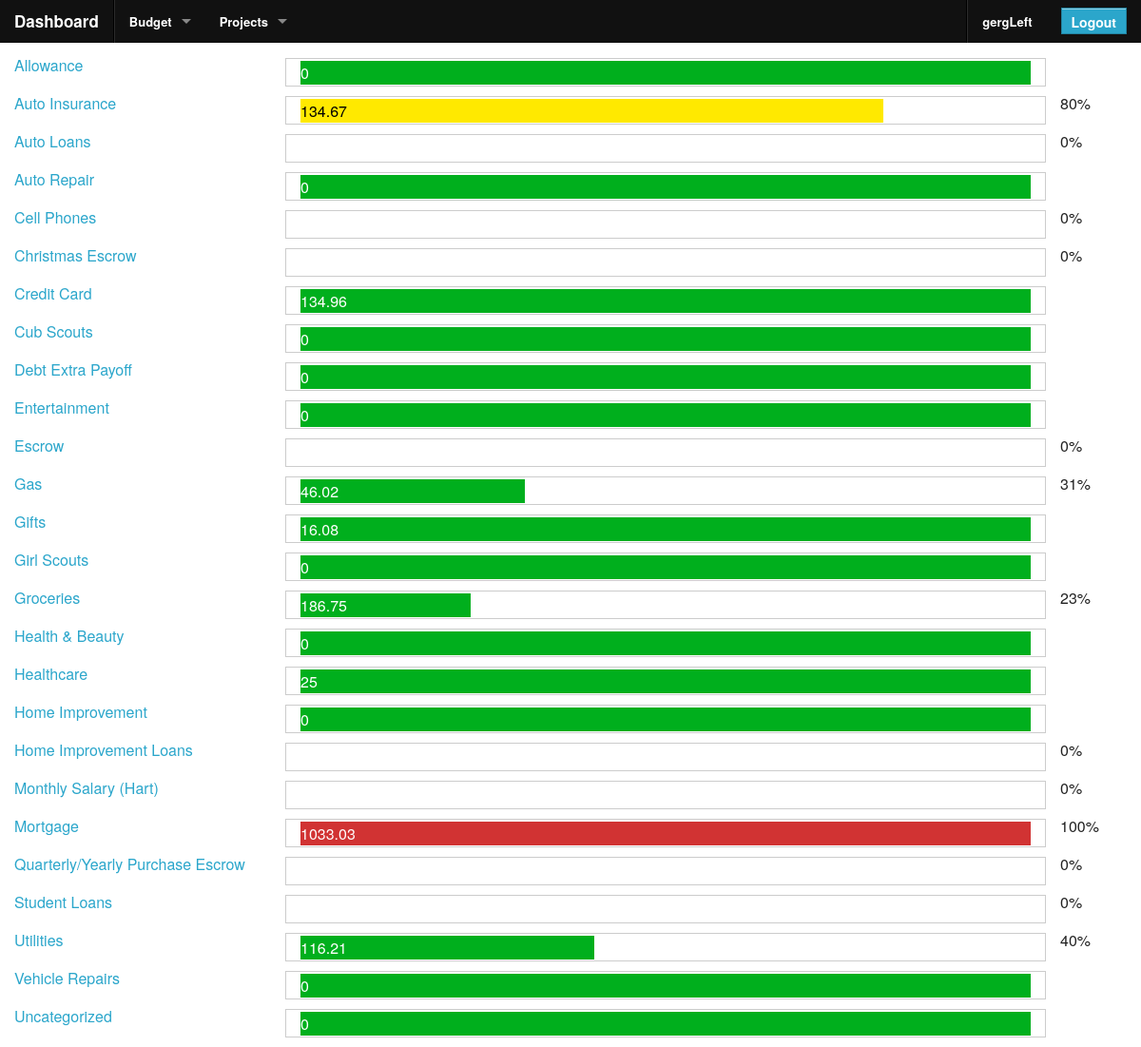
Page /site-sections/budget/index.php (signed in) on the committed database.
### tables this page shows
CREATE TABLE `authorized_users` (
  `user_id` int(11) NOT NULL AUTO_INCREMENT,
  `username` varchar(45) DEFAULT NULL,
  `password` varchar(255) DEFAULT NULL,
  `last_login` datetime DEFAULT NULL,
  `create_date` datetime DEFAULT NULL,
  PRIMARY KEY (`user_id`),
  UNIQUE KEY `username_UNIQUE` (`username`)
);

CREATE TABLE `budget_categories` (
  `id` int(10) unsigned NOT NULL AUTO_INCREMENT,
  `name` varchar(50) NOT NULL,
  `type` varchar(10) NOT NULL,
  `value` double DEFAULT '0',
  `allow_carryOver` bit(1) DEFAULT b'0',
  `tax_deductible` bit(1) DEFAULT b'0',
  PRIMARY KEY (`id`)
);

### includes/functions_helperFunctions.php (called while the page is built, shortened)
<?php
function isExternalPage($page) {
	switch($page) {
		default:
			return false;
			break;
	}
}
?>

### functions.php (called while the page is built, shortened)
<?php
include 'includes/db_sql.phpclass.inc';
include 'includes/functions_helperFunctions.php';
include 'includes/membership_info.phpclass.inc';
include 'includes/budget_category.phpclass.inc';
include 'includes/ledger_item.phpclass.inc';
$loginProtectedPage = !isExternalPage($page_tag);
$currentUserInfo = new membership_info();
if (isset($_SESSION["user_id"])) {
  $currentUserInfo->setUserInfo($_SESSION["user_id"]);
}
$currentUser = $currentUserInfo->username;
?>

### includes/membership_info.phpclass.inc (called while the page is built, shortened)
<?php
class membership_info {
  public function setUserInfo($userId) {
    $db = new db_sql();
    $query =
      "SELECT
        *
      FROM
        authorized_users
      WHERE ";
    $query .= sprintf("user_id = '%s' ", $userId);
    $db->query($query);
    if ($db->next_record()) {
      $this->user_id = $db->f("user_id");
      if (isset($this->user_id)) {
        $this->username = $db->f("username");
      }
    }
  }
}
?>

### includes/db_sql.phpclass.inc (called while the page is built, shortened)
<?php
class db_sql {
	private $host;
	private $database;
	private $user;
	private $password;
	public $Record = array();
	private $Link_ID    = 0;
	private $Query_ID   = 0;
	public function __construct($database="") {
		switch ($database)
		{
			default:
			case 'center':
				$this->host = "localhost";
				$this->database = 'center_org';
				$this->user = 'center';
				$this->password = 'G&6j37dZQB4h$93x';
				break;
		}
	}
	function connect($database = "", $host = "", $user = "", $password = "") {
		if ($database == "")
			$database = $this->database;
		if ($host == "")
			$host = $this->host;
		if ($user == "")
			$user = $this->user;
		if ($password == "")
			$password = $this->password;
		if ($this->Link_ID == 0) {
			$this->Link_ID = mysql_connect($host, $user, $password, true, 2);
		}
		return $this->Link_ID;
	}
	public function query($Query_String) {
		$this->Query_ID = @mysql_query($Query_String,$this->Link_ID);
		return $this->Query_ID;
	}
	public function next_record() {
		$this->Record = @mysql_fetch_array($this->Query_ID);
		$stat = is_array($this->Record);
		return $stat;
	}
	function f($Name) {
		return stripslashes($this->Record[$Name]);
	}
}
?>

### includes/budget_category.phpclass.inc (called while the page is built, shortened)
<?php
class budget_category {
  public static function get_budget_categories() {
    $db = new db_sql();
    $query = "SELECT * FROM budget_categories";
    $query .= " ORDER BY name ASC";
    $db->query($query);
    $cats = array();
    while ($db->next_record()) {
      $cat = new budget_category();
      $cat->id = $db->f("id");
      $cat->name = $db->f("name");
      $cat->type = $db->f("type");
      $cat->value = abs($db->f("value"));
      $cat->allow_carryOver = $db->f("allow_carryOver");
      $cat->tax_deductible = $db->f("tax_deductible");
      $cats[$cat->id] = $cat;
    }
    $uncat = new budget_category();
    $uncat->id = 0;
    $uncat->name = "Uncategorized";
    $uncat->type = "Expense";
    $uncat->value = 0;
    $uncat->allow_carryOver = false;
    $uncat->tax_deductible = false;
    $cats[0] = $uncat;
    return $cats;
  }
  public static function getAllCategoryStateForMonth($date, $includePending = true) {
    $args = array(
        array(
          "field" => "date",
          "compare" => ">=",
          "value" => date("y-m-d 00:00:00", strtotime("first day of this month", strtotime($date)))
        ),
        array(
          "field" => "date",
          "compare" => "<=",
          "value" => date("y-m-d 23:59:59", strtotime("last day of this month", strtotime($date)))
        ),
    );
    if (!$includePending) {
      $args[] =
        array(
          "field" => "status",
          "compare" => "=",
          "value" => ledger_item::STATUS_CLEARED,
        );
    }
    return self::getAllCategoryState($args);
  }
  public static function getAllCategoryState($ledger_item_args = array()) {
    $all_cats = self::get_budget_categories();
    $all_ledgers = ledger_item::get_all_ledger_items($ledger_item_args);
	if ($all_ledgers !== false) {
		foreach ($all_ledgers as $ledger) {
    	  $all_cats[$ledger->category]->amount_used += abs($ledger->value);
		}
	}
    return $all_cats;
  }
}
?>

### includes/ledger_item.phpclass.inc (called while the page is built, shortened)
<?php
class ledger_item {
  public static function get_all_ledger_items($arr = array()) {
    $l = new ledger_item();
    $result = $l->getLedgerBy_criteria($arr);
    if (true === $result) {
      return array($l);
    } else {
      return $result;
    }
  }
  private function getLedgerBy_criteria($arr = array()) {
    $db = new db_sql();
    $query =
      "SELECT
        *
      FROM
        ledger_items
      WHERE ";
    if (!isset($arr["relation"])) {
      $arr["relation"] = "AND";
    }
    foreach ($arr as $a) {
      if (is_array($a)) {
        $query .= sprintf(" %s %s '%s' %s ", $a["field"], $a["compare"], $a["value"], $arr["relation"]);
      }
    }
    $query .= " 1 = 1";
    $db->query($query);
    $return_arr = array();
    while ($db->next_record()) {
      $item = new ledger_item();
      $item->id = $db->f("id");
      $item->type = $db->f("type");
      $item->status = $db->f("status");
      $item->company = $db->f("company");
      $item->category = $db->f("category");
      $item->value = $db->f("value");
      $item->date = date('m/d/y', strtotime($db->f("date")));
      $item->time = date('H:i:s', strtotime($db->f("date")));
      $return_arr[] = $item;
    }
    if (0 === sizeof($return_arr)) {
      return false;
    } else {
      return $return_arr;
    }
  }
}
?>

### site-sections/budget/index.php (the view, shortened to what this page needs)
<?php
  $page_tag = 'budget';
  include 'functions.php';
?>
<?php include 'components/global/header.php'; ?>
<?php
  $category = budget_category::getAllCategoryStateForMonth(date("m/d/y"), false);
?>
<?php foreach ($category as $cat) : ?>
  <div class="row">
    <div class="columns small-3">
      <a href="./category_detail.php?c=<?php echo $cat->id ?>"><?php echo $cat->name ?></a>
    </div>
    <div class="columns small-8 progress">
      <?php
        if ($cat->value > 0) {
          $catPercent = $cat->amount_used / $cat->value * 100;
        } else {
          $catPercent = 100;
        }
        if ($catPercent < 75 || $cat->value === 0) {
          $budget_usage_cat = "budget_okay";
        } else if ($catPercent < 90) {
          $budget_usage_cat = "budget_caution";
        } else if ($catPercent < 100) {
          $budget_usage_cat = "budget_danger";
        } else {
          $budget_usage_cat = "budget_over";
        }
      ?>
      <div class="used <?php echo $budget_usage_cat; ?>" style="width: <?php echo $catPercent; ?>%"><?php echo $cat->amount_used; ?></div>
    </div>
    <div class="columns small-1">
      <?php if ($cat->value > 0) : ?>
      <?php echo sprintf("%01.0f%%", $cat->amount_used / $cat->value * 100) ?>
      <?php else: ?>&nbsp;<?php endif; ?>
    </div>
  </div>
<?php endforeach; ?>
<?php include "components/global/footer.php"; ?>

### components/global/header_menu.php (shortened to what this page needs)
<?php if ($loginProtectedPage) : ?>
<form method="POST">
	<div>
		<LoggedInTemplate>
	    <nav class="top-bar">
	      <ul class="title-area">
	        <li class="name">
	          <h1><a href="/dashboard.php">Dashboard</a></h1>
	        </li>
	      </ul>
	      <section class="top-bar-section">
            <?php
              $sections[] = array (
                "title" => "Budget",
                "actions" => array(
                  array(
                    "title" => "Budget Dashboard",
                    "url" => "/site-sections/budget/index.php"
                  ),
                  array(
                    "title" => "View Ledger",
                    "url" => "/site-sections/budget/view_ledger.php"
                  ),
                  array(
                    "title" => "Create Expense Category",
                    "url" => "/site-sections/budget/create_expense_category.php"
                  ),
                  array(
                    "title" => "Create Income Category",
                    "url" => "/site-sections/budget/create_income_category.php"
                  ),
                  array(
                    "title" => "Create Ledger Item",
                    "url" => "/site-sections/budget/create_ledger_item.php"
                  ),
                  array(
                    "title" => "Import Ledger Items",
                    "url" => "/site-sections/budget/import_ledger_items.php"
                  )
                )
              );
              $sections[] = array (
                "title" => "Projects",
                "actions" => array(
                  array(
                    "title" => "Project Dashboard",
                    "url" => "/site-sections/projects/index.php"
                  ),
                  array(
                    "title" => "Create Project",
                    "url" => "/site-sections/projects/create_project.php"
                  ),
                )
              );
            ?>
	        <ul class="middle">
	          <li class="divider"></li>
              <?php foreach ($sections as $s) : ?>
              <li class="has-dropdown"><a href="#"><?php echo $s["title"]; ?></a>
              </li>
              <?php endforeach; ?>
            </ul>
	        <ul class="right">
	          <li class="divider"></li>
	          <li>
                <a href="profile.php"><?php echo $currentUser; ?></a>
	          </li>
              <li class="has-form">
                <input type="submit" class="button" value="Logout" id="btnLogout" name="btnLogout" />
              </li>
            </ul>
          </section>
        </nav>
	  </LoggedInTemplate>
	</div>
</form>
<?php endif; ?>

### stylesheets/layout.css (style rules this page uses)
.progress { height: 30px; }
.progress .used { padding: 5px 0px; height: 25px; background-color: green; color: white; clear: both; }
.progress .used.budget_okay { background-color: #00af1d; color: white; }
.progress .used.budget_caution { background-color: #ffe900; color: black; }
.progress .used.budget_over { background-color: #d13333 ; color: white; max-width: 100%; }

### stylesheets/grid-5.css (style rules this page uses)
.row:before, .row:after { content: " "; display: table; }
.row:after { clear: both; }
.column, .columns { padding-left: 0.9375em; padding-right: 0.9375em; width: 100%; float: left; position: relative; }
@media only screen { .small-1 { width: 8.33333%; } }
@media only screen { .small-3 { width: 25%; } }
@media only screen { .small-8 { width: 66.66667%; } }

### rows in the picture
authorized_users: username "gergLeft"
budget_categories: name "Allowance", $catPercent 100 (drawn), amount_used "0"
budget_categories: name "Auto Insurance", amount_used "134.67", $cat->amount_used/$cat->value*100 "80"
budget_categories: name "Auto Loans", $cat->amount_used/$cat->value*100 "0"
budget_categories: name "Auto Repair", $catPercent 100 (drawn), amount_used "0"
budget_categories: name "Cell Phones", $cat->amount_used/$cat->value*100 "0"
budget_categories: name "Christmas Escrow", $cat->amount_used/$cat->value*100 "0"
budget_categories: name "Credit Card", $catPercent 100 (drawn), amount_used "134.96"
budget_categories: name "Cub Scouts", $catPercent 100 (drawn), amount_used "0"
budget_categories: name "Debt Extra Payoff", $catPercent 100 (drawn), amount_used "0"
budget_categories: name "Entertainment", $catPercent 100 (drawn), amount_used "0"
budget_categories: name "Escrow", $cat->amount_used/$cat->value*100 "0"
budget_categories: name "Gas", amount_used "46.02", $cat->amount_used/$cat->value*100 "31"
budget_categories: name "Gifts", $catPercent 100 (drawn), amount_used "16.08"
budget_categories: name "Girl Scouts", $catPercent 100 (drawn), amount_used "0"
budget_categories: name "Groceries", amount_used "186.75", $cat->amount_used/$cat->value*100 "23"
budget_categories: name "Health & Beauty", $catPercent 100 (drawn), amount_used "0"
budget_categories: name "Healthcare", $catPercent 100 (drawn), amount_used "25"
budget_categories: name "Home Improvement", $catPercent 100 (drawn), amount_used "0"
budget_categories: name "Home Improvement Loans", $cat->amount_used/$cat->value*100 "0"
budget_categories: name "Monthly Salary (Hart)", $cat->amount_used/$cat->value*100 "0"
budget_categories: name "Mortgage", value "1033.03", $cat->amount_used/$cat->value*100 "100"
budget_categories: name "Quarterly/Yearly Purchase Escrow", $cat->amount_used/$cat->value*100 "0"
budget_categories: name "Student Loans", $cat->amount_used/$cat->value*100 "0"
budget_categories: name "Utilities", amount_used "116.21", $cat->amount_used/$cat->value*100 "40"
budget_categories: name "Vehicle Repairs", value "0"

### other values in the picture
$s["title"] "Budget"
$s["title"] "Projects"
$cat->name "Uncategorized"
$cat->amount_used "0"
